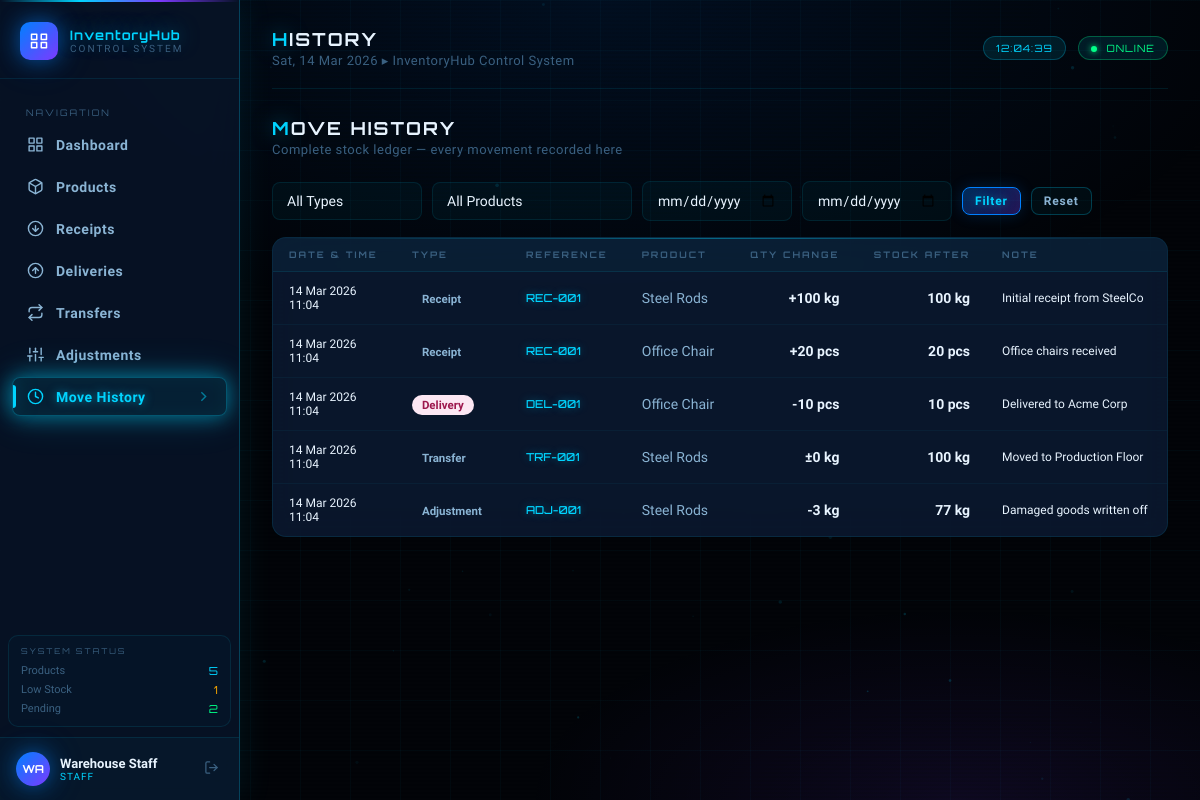
The page /pages/history.php (signed in) on the database its author committed.
### tables this page shows
CREATE TABLE stock_ledger (
    id           INT AUTO_INCREMENT PRIMARY KEY,
    product_id   INT NOT NULL,
    move_type    ENUM('receipt','delivery','transfer','adjustment') NOT NULL,
    ref_code     VARCHAR(20) NOT NULL,
    qty_change   DECIMAL(12,2) NOT NULL,
    stock_after  DECIMAL(12,2) NOT NULL,
    note         VARCHAR(200),
    moved_at     DATETIME DEFAULT CURRENT_TIMESTAMP,
    FOREIGN KEY (product_id) REFERENCES products(id) ON DELETE CASCADE
);

CREATE TABLE products (
    id           INT AUTO_INCREMENT PRIMARY KEY,
    name         VARCHAR(150) NOT NULL,
    sku          VARCHAR(80)  NOT NULL UNIQUE,
    category_id  INT,
    unit         VARCHAR(30)  NOT NULL DEFAULT 'pcs',
    stock        DECIMAL(12,2) NOT NULL DEFAULT 0,
    min_stock    DECIMAL(12,2) NOT NULL DEFAULT 0,
    warehouse_id INT,
    created_at   DATETIME DEFAULT CURRENT_TIMESTAMP,
    FOREIGN KEY (category_id)  REFERENCES categories(id)  ON DELETE SET NULL,
    FOREIGN KEY (warehouse_id) REFERENCES warehouses(id)  ON DELETE SET NULL
);

### includes/config.php (called while the page is built, shortened)
<?php
function e($s) { return htmlspecialchars($s ?? '', ENT_QUOTES, 'UTF-8'); }

### pages/history.php (the view, shortened to what this page needs)
<?php
require_once __DIR__ . '/../includes/config.php';
$dateFrom    = $_GET['date_from']  ?? '';
$dateTo      = $_GET['date_to']    ?? '';
$where  = ["1=1"];
$sql = "SELECT sl.*, p.name AS product_name, p.unit
        FROM stock_ledger sl
        LEFT JOIN products p ON p.id = sl.product_id
        WHERE " . implode(' AND ', $where) . "
        ORDER BY sl.moved_at DESC LIMIT 200";
$stmt = $conn->prepare($sql);
$stmt->execute();
$ledger = $stmt->get_result()->fetch_all(MYSQLI_ASSOC);
include __DIR__ . '/../includes/header.php';
$typeBadge = [
    'receipt'    => ['color'=>'var(--green-100)', 'text'=>'var(--green-700)', 'label'=>'Receipt'],
    'delivery'   => ['color'=>'#fce7f3',          'text'=>'#9d174d',          'label'=>'Delivery'],
    'transfer'   => ['color'=>'var(--blue-100)',  'text'=>'var(--blue-700)',  'label'=>'Transfer'],
    'adjustment' => ['color'=>'var(--amber-100)', 'text'=>'var(--amber-700)','label'=>'Adjustment'],
];
?>
<div class="page-header" style="display:flex;align-items:flex-start;justify-content:space-between;margin-bottom:24px;gap:16px;">
  <div class="page-header-left"><div class="page-title"><span>M</span>ove History</div><div class="page-subtitle">Complete stock ledger — every movement recorded here</div></div>
</div>
<form method="GET" action="history.php">
  <div class="filters-bar">
    <select name="type" class="form-control" style="width:150px;">
      <option value="">All Types</option>
    </select>
    <select name="product" class="form-control" style="width:200px;">
      <option value="">All Products</option>
    </select>
    <input type="date" name="date_from" class="form-control" value="<?= e($dateFrom) ?>" style="width:150px;" placeholder="From">
    <input type="date" name="date_to"   class="form-control" value="<?= e($dateTo) ?>"   style="width:150px;" placeholder="To">
    <button type="submit" class="btn btn-primary btn-sm">Filter</button>
    <a href="history.php" class="btn btn-secondary btn-sm">Reset</a>
  </div>
</form>
<div class="glass-panel">
  <div class="table-wrap">
    <table>
      <thead>
        <tr>
          <th>Date & Time</th>
          <th>Type</th>
          <th>Reference</th>
          <th>Product</th>
          <th style="text-align:right;">Qty Change</th>
          <th style="text-align:right;">Stock After</th>
          <th>Note</th>
        </tr>
      </thead>
      <tbody>
        <?php foreach ($ledger as $row):
          $tb    = $typeBadge[$row['move_type']] ?? ['color'=>'#f1f5f9','text'=>'#64748b','label'=>$row['move_type']];
          $qSign = $row['qty_change'] > 0 ? '+' : ($row['qty_change'] < 0 ? '' : '±');
          $qColor = $row['qty_change'] > 0 ? 'var(--green-600)' : ($row['qty_change'] < 0 ? 'var(--red-500)' : 'var(--slate-400)');
        ?>
        <tr>
          <td style="white-space:nowrap;font-size:12px;color:var(--slate-500);">
            <?= date('d M Y', strtotime($row['moved_at'])) ?><br>
            <span style="color:var(--slate-400);"><?= date('H:i', strtotime($row['moved_at'])) ?></span>
          </td>
          <td>
            <span style="background:<?= $tb['color'] ?>;color:<?= $tb['text'] ?>;padding:3px 10px;border-radius:20px;font-size:11.5px;font-weight:600;">
              <?= $tb['label'] ?>
            </span>
          </td>
          <td class="td-mono"><?= e($row['ref_code']) ?></td>
          <td style="font-weight:500;"><?= e($row['product_name']) ?></td>
          <td style="text-align:right;font-weight:700;color:<?= $qColor ?>;">
            <?= $qSign . ($row['qty_change']+0) ?> <?= e($row['unit']) ?>
          </td>
          <td style="text-align:right;color:var(--slate-600);font-weight:600;">
            <?= ($row['stock_after']+0) ?> <?= e($row['unit']) ?>
          </td>
          <td style="font-size:12px;color:var(--slate-400);max-width:220px;overflow:hidden;text-overflow:ellipsis;white-space:nowrap;">
            <?= e($row['note']) ?>
          </td>
        </tr>
        <?php endforeach; ?>
      </tbody>
    </table>
  </div>
</div>
<?php include __DIR__ . '/../includes/footer.php'; ?>

### includes/header.php (shortened to what this page needs)
<?php
$currentPage = basename($_SERVER['PHP_SELF'], '.php');
$nav = [
    ['file'=>'dashboard',   'label'=>'Dashboard',   'icon'=>'grid'],
    ['file'=>'products',    'label'=>'Products',     'icon'=>'box'],
    ['file'=>'receipts',    'label'=>'Receipts',     'icon'=>'arrow-down-circle'],
    ['file'=>'deliveries',  'label'=>'Deliveries',   'icon'=>'arrow-up-circle'],
    ['file'=>'transfers',   'label'=>'Transfers',    'icon'=>'repeat'],
    ['file'=>'adjustments', 'label'=>'Adjustments',  'icon'=>'sliders'],
    ['file'=>'history',     'label'=>'Move History', 'icon'=>'clock'],
];
$now = date('D, d M Y');
?>
<!DOCTYPE html>
<html lang="en">
<head>
<link rel="stylesheet" href="/inventoryhub/assets/css/style.css">
</head>
<body>
<div class="scanlines"></div>
<canvas id="bgParticles" style="position:fixed;inset:0;pointer-events:none;z-index:0;opacity:0.4;"></canvas>
<div class="app-shell">
  <aside class="sidebar">
    <div class="sidebar-logo">
      <div class="logo-icon">
      </div>
      <div>
        <div class="logo-text"><?= APP_NAME ?></div>
        <div class="logo-sub">Control System</div>
      </div>
    </div>
    <nav class="sidebar-nav">
      <div class="nav-section-label">Navigation</div>
      <?php foreach ($nav as $item): ?>
        <a href="/inventoryhub/pages/<?= $item['file'] ?>.php"
           class="nav-item <?= $currentPage === $item['file'] ? 'active' : '' ?>">
          <i data-feather="<?= $item['icon'] ?>"></i>
          <span><?= $item['label'] ?></span>
          <?php if ($currentPage === $item['file']): ?>
            <svg style="margin-left:auto;color:var(--neon-cyan);opacity:0.5;" width="12" height="12" viewBox="0 0 24 24" fill="none" stroke="currentColor" stroke-width="2"><polyline points="9 18 15 12 9 6"/></svg>
          <?php endif; ?>
        </a>
      <?php endforeach; ?>
    </nav>
    <div style="padding:10px 12px;margin:0 8px;border:1px solid var(--border-subtle);border-radius:10px;background:rgba(0,212,255,0.02);margin-bottom:10px;">
      <div style="font-family:'Orbitron',monospace;font-size:8px;letter-spacing:2px;color:var(--text-muted);margin-bottom:8px;">SYSTEM STATUS</div>
      <?php
      $totalProd = $conn->query("SELECT COUNT(*) AS c FROM products")->fetch_assoc()['c'];
      $lowStock  = $conn->query("SELECT COUNT(*) AS c FROM products WHERE stock > 0 AND stock < min_stock")->fetch_assoc()['c'];
      $pending   = $conn->query("SELECT COUNT(*) AS c FROM receipts WHERE status NOT IN ('done','cancelled')")->fetch_assoc()['c'];
      ?>
      <div style="display:flex;justify-content:space-between;margin-bottom:5px;">
        <span style="font-size:11px;color:var(--text-muted);">Products</span>
        <span style="font-family:'Orbitron',monospace;font-size:11px;color:var(--neon-cyan);"><?= $totalProd ?></span>
      </div>
      <div style="display:flex;justify-content:space-between;margin-bottom:5px;">
        <span style="font-size:11px;color:var(--text-muted);">Low Stock</span>
        <span style="font-family:'Orbitron',monospace;font-size:11px;color:var(--neon-amber);"><?= $lowStock ?></span>
      </div>
      <div style="display:flex;justify-content:space-between;">
        <span style="font-size:11px;color:var(--text-muted);">Pending</span>
        <span style="font-family:'Orbitron',monospace;font-size:11px;color:var(--neon-green);"><?= $pending ?></span>
      </div>
    </div>
    <div class="sidebar-user">
      <div class="user-avatar"><?= strtoupper(substr($_SESSION['user_name'] ?? 'U', 0, 2)) ?></div>
      <div class="user-info">
        <div class="user-name"><?= e($_SESSION['user_name'] ?? '') ?></div>
        <div class="user-role"><?= e($_SESSION['user_role'] ?? '') ?></div>
      </div>
      <a href="/inventoryhub/logout.php" class="logout-btn" title="Logout">
        <i data-feather="log-out" style="width:15px;height:15px;"></i>
      </a>
    </div>
  </aside>
  <main class="main-content">
    <div class="topbar">
      <div>
        <div class="page-title">
          <span><?= strtoupper(substr($currentPage,0,1)) ?></span><?= strtolower(substr($currentPage,1)) ?>
        </div>
        <div class="page-subtitle"><?= $now ?> ▸ <?= APP_NAME ?> Control System</div>
      </div>
      <div class="topbar-right">
        <div class="topbar-badge" id="liveClock">--:--:--</div>
        <div class="topbar-badge" style="color:var(--neon-green);border-color:rgba(0,255,136,0.3);">
          <span style="display:inline-block;width:6px;height:6px;background:var(--neon-green);border-radius:50%;margin-right:6px;box-shadow:0 0 6px var(--neon-green);animation:statusPulse 2s infinite;"></span>
          ONLINE
        </div>
      </div>
    </div>

### includes/footer.php (shortened to what this page needs)
  </main>
</div>
</body>
</html>

### rows shown on the page
stock_ledger: moved_at "14 Mar 2026", moved_at "11:04", move_type "Receipt", ref_code "REC-001", product.name "Steel Rods", qty_change "+", $row['qty_change']+0 "100", product.unit "kg", $row['stock_after']+0 "100", note "Initial receipt from SteelCo"
stock_ledger: moved_at "14 Mar 2026", moved_at "11:04", move_type "Receipt", ref_code "REC-001", product.name "Office Chair", qty_change "+", $row['qty_change']+0 "20", product.unit "pcs", $row['stock_after']+0 "20", note "Office chairs received"
stock_ledger: moved_at "14 Mar 2026", moved_at "11:04", move_type "Delivery", ref_code "DEL-001", product.name "Office Chair", $row['qty_change']+0 "-10", product.unit "pcs", $row['stock_after']+0 "10", note "Delivered to Acme Corp"
stock_ledger: moved_at "14 Mar 2026", moved_at "11:04", move_type "Transfer", ref_code "TRF-001", product.name "Steel Rods", qty_change "±", $row['qty_change']+0 "0", product.unit "kg", $row['stock_after']+0 "100", note "Moved to Production Floor"
stock_ledger: moved_at "14 Mar 2026", moved_at "11:04", move_type "Adjustment", ref_code "ADJ-001", product.name "Steel Rods", $row['qty_change']+0 "-3", product.unit "kg", $row['stock_after']+0 "77", note "Damaged goods written off"

### other values the page prints
APP_NAME "InventoryHub"
$item['label'] "Dashboard"
$item['label'] "Products"
$item['label'] "Receipts"
$item['label'] "Deliveries"
$item['label'] "Transfers"
$item['label'] "Adjustments"
$item['label'] "Move History"
$totalProd "5"
$lowStock "1"
$pending "2"
substr($_SESSION['user_name'] ?? 'U', 0, 2) "WA"
$_SESSION['user_name'] "Warehouse Staff"
$_SESSION['user_role'] "STAFF"
substr($currentPage,0,1) "H"
